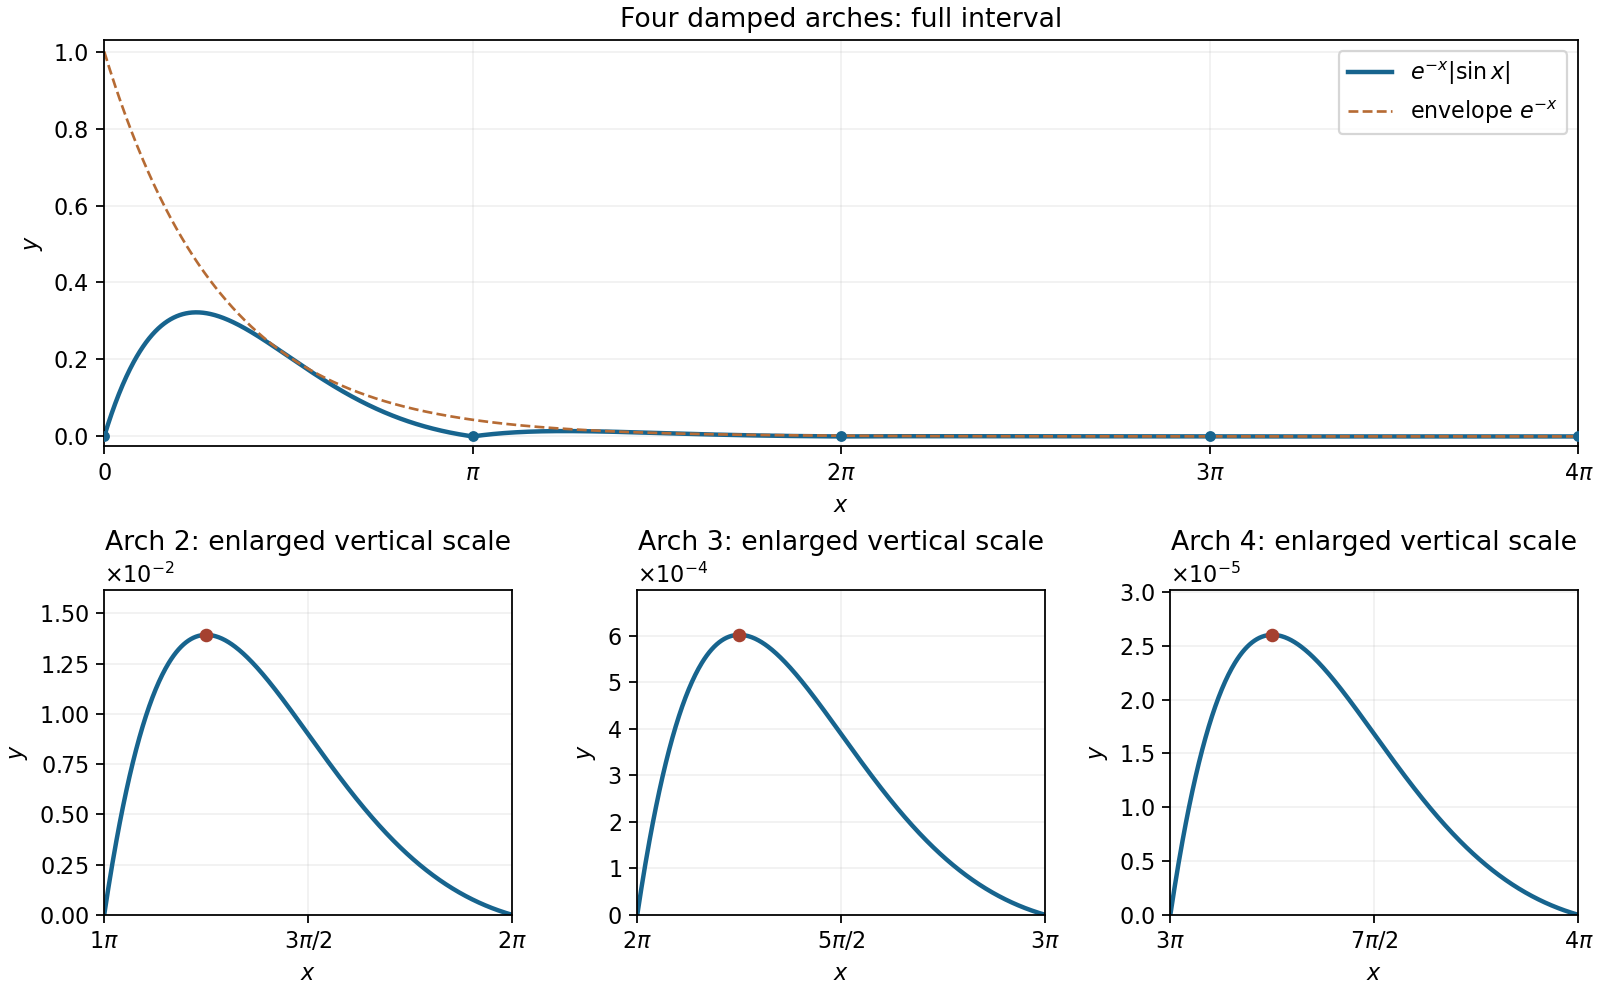

This figure's Python source:
"""Original mathematical illustration; write the PNG basename to the cwd.

Tested with Python 3.14.4, NumPy 2.3.5 and Matplotlib 3.10.7.
"""
from pathlib import Path
import matplotlib
matplotlib.use("Agg")
import matplotlib.pyplot as plt
import numpy as np

def main():
    fig=plt.figure(figsize=(10,6.2),layout="constrained",facecolor="white")
    grid=fig.add_gridspec(2,3,height_ratios=[1.25,1])
    ax=fig.add_subplot(grid[0,:])
    x=np.linspace(0,4*np.pi,2401)
    ax.plot(x,np.exp(-x)*np.abs(np.sin(x)),color="#17648e",lw=2,label=r"$e^{-x}|\sin x|$")
    ax.plot(x,np.exp(-x),color="#b66b34",ls="--",lw=1.2,label=r"envelope $e^{-x}$")
    zeros=np.arange(5)*np.pi
    ax.scatter(zeros,np.zeros(5),s=15,color="#17648e",zorder=5)
    ax.set_xticks(zeros,["0",r"$\pi$",r"$2\pi$",r"$3\pi$",r"$4\pi$"])
    ax.set(xlim=(0,4*np.pi),ylim=(-.025,1.03),xlabel="$x$",ylabel="$y$",title="Four damped arches: full interval")
    ax.legend(loc="upper right")
    ax.grid(alpha=.18)
    for k in range(1,4):
        a=fig.add_subplot(grid[1,k-1])
        u=np.linspace(k*np.pi,(k+1)*np.pi,500)
        v=np.exp(-u)*np.abs(np.sin(u))
        a.plot(u,v,color="#17648e",lw=2)
        peak=np.pi/4+k*np.pi
        height=np.exp(-peak)/np.sqrt(2)
        a.scatter([peak],[height],color="#a54130",s=26,zorder=5)
        a.set(xlim=(k*np.pi,(k+1)*np.pi),ylim=(0,1.16*height),xlabel="$x$",ylabel="$y$",title=f"Arch {k+1}: enlarged vertical scale")
        a.set_xticks([k*np.pi,(k+.5)*np.pi,(k+1)*np.pi],[rf"${k}\pi$",rf"${2*k+1}\pi/2$",rf"${k+1}\pi$"])
        a.ticklabel_format(axis="y",style="sci",scilimits=(0,0),useMathText=True)
        a.grid(alpha=.18)
    fig.savefig(Path(__file__).with_suffix(".png").name,dpi=160,facecolor="white")
    plt.close(fig)


if __name__ == "__main__":
    main()
